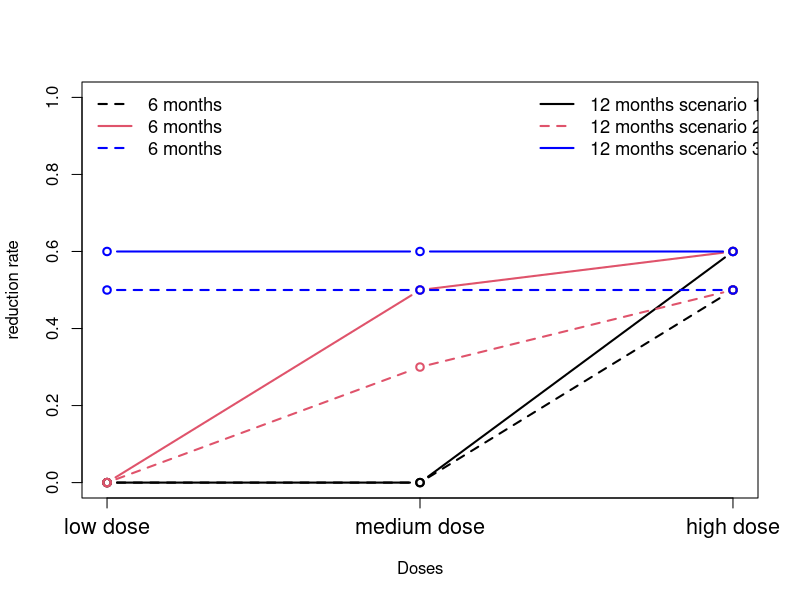

This figure's R source: (Note: this script raises an error after producing the figure.)
r0_6no=0
r1_6no=0
r2_6no=0
r3_6no=0
r0_12no=0
r1_12no=0
r2_12no=0
r3_12no=0

r0_6lo=0
r1_6lo=0
r2_6lo=0
r3_6lo=0.5
r0_12lo=0
r1_12lo=0
r2_12lo=0
r3_12lo=0.6

r0_6me=0
r1_6me=0
r2_6me=0.3
r3_6me=0.5
r0_12me=0
r1_12me=0
r2_12me=0.5
r3_12me=0.6

r0_6hi=0
r1_6hi=0.5
r2_6hi=0.5
r3_6hi=0.5
r0_12hi=0
r1_12hi=0.6
r2_12hi=0.6
r3_12hi=0.6

pdf(file ="Scenarios.pdf", width = 10, height = 10, pointsize = 12, paper = "special")
plot(1:3,c(r1_6lo,r2_6lo,r3_6lo),type="b",lty=2,ylim=c(0,1),ylab="reduction rate",xlab="Doses",lwd=2,xaxt="n")
axis(1,c(1:3),c("low dose","medium dose","high dose"),cex.axis=1.3)#,c("Selection","condPow","Pow"),padj=-0.3,cex.axis=1)
legend("topleft",legend=c("6 months","6 months","6 months","12 months scenario 1 - only high dose effective","12 months scenario 2 - Trend","12 months scenario 3 - all effective"),lwd=2,col=c(1,2,"blue"),bty="n",lty=c(2,1,2,1,2,1),ncol=2,cex=1.1)
lines(1:3,c(r1_12lo,r2_12lo,r3_12lo),type="b",lty=1,lwd=2)
lines(1:3,c(r1_12me,r2_12me,r3_12me),type="b",lty=1,lwd=2,col=2)
lines(1:3,c(r1_6me,r2_6me,r3_6me),type="b",lty=2,lwd=2,col=2)            
lines(1:3,c(r1_12hi,r2_12hi,r3_12hi),type="b",lty=1,lwd=2,col="blue")
lines(1:3,c(r1_6hi,r2_6hi,r3_6hi),type="b",lty=2,lwd=2,col="blue")            
dev.off()


#oncho

mu<-20
sigma<-28

mu_raw_0 = mu
sd_raw_0 = sigma 
rho = 0.5
n_trials=10000
n_arms = 4
N1<-c(60,60,60,90,90,90)
N = 150
rmonth=1
alpha1<-c(.1,.2,.3,.1,.2,.3)
alpha=.025
sim_out1=1
sel_scen=0
side1=1
test1=0
dropout=.1

#no_effect

#simulation.global.null<-c(mu_raw_0, sd_raw_0, r0_6,r1_6,r2_6,r3_6, r0_12,r1_12,r2_12,r3_12,  rho ,   #data.matrix(expand.grid
#            n_trials,n_arms,N1 , N, rmonth, alpha1 , alpha,  sim_out1,sel_scen, side1, test1)#)

oncho_no_effect<-mapply(simul_res,mu_raw_0, sd_raw_0 , r0_6no,r1_6no,r2_6no,r3_6no, r0_12no,r1_12no,r2_12no,r3_12no,  rho ,
       n_trials,4,N1 , N, rmonth, alpha1 , alpha,
       sim_out1,sel_scen, side1,test1,dropout)



#low_effect
oncho_low_effect<-mapply(simul_res,mu_raw_0, sd_raw_0 , r0_6lo,r1_6lo,r2_6lo,r3_6lo, r0_12lo,r1_12lo,r2_12lo,r3_12lo,  rho ,
                        n_trials,4,N1 , N, rmonth, alpha1 , alpha,
                        sim_out1,sel_scen, side1,test1,dropout)


#med_effect

oncho_med_effect<-mapply(simul_res,mu_raw_0, sd_raw_0 , r0_6me,r1_6me,r2_6me,r3_6me, r0_12me,r1_12me,r2_12me,r3_12me,  rho ,
                         n_trials,4,N1 , N, rmonth, alpha1 , alpha,
                         sim_out1,sel_scen, side1,test1,dropout)



#high_effect

oncho_high_effect<-mapply(simul_res,mu_raw_0, sd_raw_0 , r0_6hi,r1_6hi,r2_6hi,r3_6hi, r0_12hi,r1_12hi,r2_12hi,r3_12hi,  rho ,
                         n_trials,4,N1 , N, rmonth, alpha1 , alpha,
                         sim_out1,sel_scen, side1,test1,dropout)




#Power
pdf(file ="Oncho_Pow.pdf", width = 12, height = 9, pointsize = 12, paper = "special")

par (mfrow=c(3,4), mar=c(1, 1, 1, 1), oma=c(3, 3, 1, 1))
#plot(1:3,oncho_no_effect[7,1:3],type="b",xaxt="n",ylim=c(0,1),lty=1,lwd=2,col=1)
#mtext(side=2,"Proportion",cex=1,line=2.1)#,line=2.2)
#mtext(side=3,"Low Dose",cex=1.3)#,line=2.2)
#lines(1:3,oncho_no_effect[7,4:6],type="b",lwd=2,col=2)
#lines(1:3,oncho_no_effect[11,1:3],type="b",lwd=2,col=3,lty=2)
#lines(1:3,oncho_no_effect[15,1:3],type="b",lwd=2,col=5,lty=2)

#plot(1:3,oncho_no_effect[8,1:3],type="b",xaxt="n",yaxt="n",ylim=c(0,1),lwd=2,col=1)
#mtext(side=3,"Medium Dose",cex=1.3)#,line=2.2)
#lines(1:3,oncho_no_effect[8,4:6],type="b",lwd=2,col=2)
#lines(1:3,oncho_no_effect[12,1:3],type="b",lwd=2,col=3,lty=2)
#lines(1:3,oncho_no_effect[16,1:3],type="b",lwd=2,col=5,lty=2)

#plot(1:3,oncho_no_effect[9,1:3],type="b",xaxt="n",yaxt="n",ylim=c(0,1),lwd=2,col=1)
#mtext(side=3,"High Dose",cex=1.3)#,line=2.2)
#lines(1:3,oncho_no_effect[9,4:6],type="b",lwd=2,col=2)
#lines(1:3,oncho_no_effect[13,1:3],type="b",lwd=2,col=3,lty=2)
#lines(1:3,oncho_no_effect[17,1:3],type="b",lwd=2,col=5,lty=2)

#plot(1:3,oncho_no_effect[10,1:3],type="b",xaxt="n",yaxt="n",ylim=c(0,1),lwd=2,col=1)
#mtext(side=3,"Disjunctive",cex=1.3)#,line=2.2)
#lines(1:3,oncho_no_effect[10,4:6],type="b",lwd=2,col=2)
#lines(1:3,oncho_no_effect[14,1:3],type="b",lwd=2,col=3,lty=2)
#lines(1:3,oncho_no_effect[18,1:3],type="b",lwd=2,col=5,lty=2)
#mtext(side=4,"Scenario 0",cex=1,line=1)#,line=2.2)



plot(1:3,oncho_low_effect[7,1:3],type="b",xaxt="n",ylim=c(0,1),lty=1,lwd=2,col=1)
legend("top",legend=c(expression(N[1]==60),expression(N[1]==90),expression(N[1]==60~" - MA1"),expression(N[1]==90~" - MA2")),lwd=2,col=c(1,2,3,4),lty=c(1,1,2,2),bty="n")
mtext(side=2,"Proportion",cex=1,line=2.1)#,line=2.2)
mtext(side=3,"Low Dose",cex=1.3)#,line=2.2)
lines(1:3,oncho_low_effect[7,4:6],type="b",lty=1,lwd=2,col=2)
lines(1:3,oncho_low_effect[11,1:3],type="b",lwd=2,col=3,lty=2)
lines(1:3,oncho_low_effect[15,1:3],type="b",lwd=2,col=5,lty=2)

plot(1:3,oncho_low_effect[8,1:3],type="b",xaxt="n",yaxt="n",ylim=c(0,1),lwd=2,col=1)
mtext(side=3,"Medium Dose",cex=1.3)#,line=2.2)
lines(1:3,oncho_low_effect[8,4:6],type="b",lwd=2,col=2)
lines(1:3,oncho_low_effect[12,1:3],type="b",lwd=2,col=3,lty=2)
lines(1:3,oncho_low_effect[16,1:3],type="b",lwd=2,col=5,lty=2)

plot(1:3,oncho_low_effect[9,1:3],type="b",xaxt="n",yaxt="n",ylim=c(0,1),lwd=2,col=1)
mtext(side=3,"High Dose",cex=1.3)#,line=2.2)
lines(1:3,oncho_low_effect[9,4:6],type="b",lwd=2,col=2)
lines(1:3,oncho_low_effect[13,1:3],type="b",lwd=2,col=3,lty=2)
lines(1:3,oncho_low_effect[17,1:3],type="b",lwd=2,col=5,lty=2)

plot(1:3,oncho_low_effect[10,1:3],type="b",xaxt="n",yaxt="n",ylim=c(0,1),lwd=2,col=1)
lines(1:3,oncho_low_effect[10,4:6],type="b",lwd=2,col=2)
mtext(side=3,"Disjunctive",cex=1.3)#,line=2.2)lines(1:3,oncho_low_effect[10,4:6],type="b",lwd=2,col=2)
lines(1:3,oncho_low_effect[14,1:3],type="b",lwd=2,col=3,lty=2)
lines(1:3,oncho_low_effect[18,1:3],type="b",lwd=2,col=5,lty=2)
mtext(side=4,"Scenario low",cex=1,line=1)#,line=2.2)


plot(1:3,oncho_med_effect[7,1:3],type="b",xaxt="n",ylim=c(0,1),lty=1,lwd=2,col=1)
mtext(side=2,"Proportion",cex=1,line=2.1)#,line=2.2)
lines(1:3,oncho_med_effect[7,4:6],type="b",lty=1,lwd=2,col=2)
lines(1:3,oncho_med_effect[11,1:3],type="b",lwd=2,col=3,lty=2)
lines(1:3,oncho_med_effect[15,1:3],type="b",lwd=2,col=5,lty=2)

plot(1:3,oncho_med_effect[8,1:3],type="b",xaxt="n",yaxt="n",ylim=c(0,1),lwd=2,col=1)
lines(1:3,oncho_med_effect[8,4:6],type="b",lwd=2,col=2)
lines(1:3,oncho_med_effect[12,1:3],type="b",lwd=2,col=3,lty=2)
lines(1:3,oncho_med_effect[16,1:3],type="b",lwd=2,col=5,lty=2)

plot(1:3,oncho_med_effect[9,1:3],type="b",xaxt="n",yaxt="n",ylim=c(0,1),lwd=2,col=1)
lines(1:3,oncho_med_effect[9,4:6],type="b",lwd=2,col=2)
lines(1:3,oncho_med_effect[13,1:3],type="b",lwd=2,col=3,lty=2)
lines(1:3,oncho_med_effect[17,1:3],type="b",lwd=2,col=5,lty=2)

plot(1:3,oncho_med_effect[10,1:3],type="b",xaxt="n",yaxt="n",ylim=c(0,1),lwd=2,col=1)
lines(1:3,oncho_med_effect[10,4:6],type="b",lwd=2,col=2)
lines(1:3,oncho_med_effect[14,1:3],type="b",lwd=2,col=3,lty=2)
lines(1:3,oncho_med_effect[18,1:3],type="b",lwd=2,col=5,lty=2)
mtext(side=4,"Scenario med",cex=1,line=1)#,line=2.2)

plot(1:3,oncho_high_effect[7,1:3],type="b",xaxt="n",ylim=c(0,1),lty=1,lwd=2,col=1)
mtext(side=2,"Proportion",cex=1,line=2.1)#,line=2.2)
lines(1:3,oncho_high_effect[7,4:6],type="b",lty=1,lwd=2,col=2)
lines(1:3,oncho_high_effect[11,1:3],type="b",lwd=2,col=3,lty=2)
lines(1:3,oncho_high_effect[15,1:3],type="b",lwd=2,col=5,lty=2)
axis(1,c(1:3),c("0.1","0.2","0.3"),padj=-0.3,cex.axis=1)#,c("Selection","condPow","Pow"),padj=-0.3,cex.axis=1)
mtext(side=1,expression(alpha[1]),cex=1,line=2)#,line=2.2)

plot(1:3,oncho_high_effect[8,1:3],type="b",xaxt="n",yaxt="n",ylim=c(0,1),lwd=2,col=1)
lines(1:3,oncho_high_effect[8,4:6],type="b",lwd=2,col=2)
lines(1:3,oncho_high_effect[12,1:3],type="b",lwd=2,col=3,lty=2)
lines(1:3,oncho_high_effect[16,1:3],type="b",lwd=2,col=5,lty=2)
axis(1,c(1:3),c("0.1","0.2","0.3"),padj=-0.3,cex.axis=1)#,c("Selection","condPow","Pow"),padj=-0.3,cex.axis=1)
mtext(side=1,expression(alpha[1]),cex=1,line=2)#,line=2.2)

plot(1:3,oncho_high_effect[9,1:3],type="b",xaxt="n",yaxt="n",ylim=c(0,1),lwd=2,col=1)
lines(1:3,oncho_high_effect[9,4:6],type="b",lwd=2,col=2)
lines(1:3,oncho_high_effect[13,1:3],type="b",lwd=2,col=3,lty=2)
lines(1:3,oncho_high_effect[17,1:3],type="b",lwd=2,col=5,lty=2)
axis(1,c(1:3),c("0.1","0.2","0.3"),padj=-0.3,cex.axis=1)#,c("Selection","condPow","Pow"),padj=-0.3,cex.axis=1)
mtext(side=1,expression(alpha[1]),cex=1,line=2)#,line=2.2)

plot(1:3,oncho_high_effect[10,1:3],type="b",xaxt="n",yaxt="n",ylim=c(0,1),lwd=2,col=1)
lines(1:3,oncho_high_effect[10,4:6],type="b",lwd=2,col=2)
lines(1:3,oncho_high_effect[14,1:3],type="b",lwd=2,col=3,lty=2)
lines(1:3,oncho_high_effect[18,1:3],type="b",lwd=2,col=5,lty=2)
mtext(side=4,"Scenario high",cex=1,line=1)#,line=2.2)
axis(1,c(1:3),c("0.1","0.2","0.3"),padj=-0.3,cex.axis=1)#,c("Selection","condPow","Pow"),padj=-0.3,cex.axis=1)
mtext(side=1,expression(alpha[1]),cex=1,line=2)#,line=2.2)

dev.off()



#Selection
pdf(file ="Oncho_selection.pdf", width = 9, height = 12, pointsize = 12, paper = "special")

par (mfrow=c(4,3), mar=c(1, 1, 1, 1), oma=c(3, 3, 1, 1))
plot(1:3,oncho_no_effect[1,1:3],type="b",xaxt="n",ylim=c(0,1),lty=1,lwd=2,col=1)
legend("top",legend=c(expression(N[1]==60),expression(N[1]==90)),lwd=2,col=c(1,2),lty=c(1,1),bty="n")
mtext(side=2,"Proportion",cex=1,line=2.1)#,line=2.2)
mtext(side=3,"Low Dose",cex=1.3)#,line=2.2)
#legend("topright",legend=c(expression(N[1]==60),expression(alpha[1]==0.1),expression(alpha[1]==0.2),expression(alpha[1]==0.3),expression(N[1]==90),expression(alpha[1]==0.1),expression(alpha[1]==0.2),expression(alpha[1]==0.3)),cex=.8,lwd=2,col=c("white",1:3,"white",4:6),lwd=2.5,ncol=2,bty="n",pch=c(1,1:3,1,4:6))
lines(1:3,oncho_no_effect[1,4:6],type="b",lwd=2,col=2)

plot(1:3,oncho_no_effect[2,1:3],type="b",xaxt="n",yaxt="n",ylim=c(0,1),lwd=2,col=1)
mtext(side=3,"Medium Dose",cex=1.3)#,line=2.2)
lines(1:3,oncho_no_effect[2,4:6],type="b",lwd=2,col=2)

plot(1:3,oncho_no_effect[3,1:3],type="b",xaxt="n",yaxt="n",ylim=c(0,1),lwd=2,col=1)
mtext(side=3,"High Dose",cex=1.3)#,line=2.2)
lines(1:3,oncho_no_effect[3,4:6],type="b",lwd=2,col=2)

mtext(side=4,"Scenario 0",cex=1,line=1)#,line=2.2)



plot(1:3,oncho_low_effect[1,1:3],type="b",xaxt="n",ylim=c(0,1),lty=1,lwd=2,col=1)
mtext(side=2,"Proportion",cex=1,line=2.1)#,line=2.2)
lines(1:3,oncho_low_effect[1,4:6],type="b",lty=1,lwd=2,col=2)

plot(1:3,oncho_low_effect[2,1:3],type="b",xaxt="n",yaxt="n",ylim=c(0,1),lwd=2,col=1)
lines(1:3,oncho_low_effect[2,4:6],type="b",lwd=2,col=2)

plot(1:3,oncho_low_effect[3,1:3],type="b",xaxt="n",yaxt="n",ylim=c(0,1),lwd=2,col=1)
lines(1:3,oncho_low_effect[3,4:6],type="b",lwd=2,col=2)
mtext(side=4,"Scenario low",cex=1,line=1)#,line=2.2)


plot(1:3,oncho_med_effect[1,1:3],type="b",xaxt="n",ylim=c(0,1),lty=1,lwd=2,col=1)
mtext(side=2,"Proportion",cex=1,line=2.1)#,line=2.2)
lines(1:3,oncho_med_effect[1,4:6],type="b",lty=1,lwd=2,col=2)

plot(1:3,oncho_med_effect[2,1:3],type="b",xaxt="n",yaxt="n",ylim=c(0,1),lwd=2,col=1)
lines(1:3,oncho_med_effect[2,4:6],type="b",lwd=2,col=2)

plot(1:3,oncho_med_effect[3,1:3],type="b",xaxt="n",yaxt="n",ylim=c(0,1),lwd=2,col=1)
lines(1:3,oncho_med_effect[3,4:6],type="b",lwd=2,col=2)
mtext(side=4,"Scenario med",cex=1,line=1)#,line=2.2)

plot(1:3,oncho_high_effect[1,1:3],type="b",xaxt="n",ylim=c(0,1),lty=1,lwd=2,col=1)
mtext(side=2,"Proportion",cex=1,line=2.1)#,line=2.2)
lines(1:3,oncho_high_effect[1,4:6],type="b",lty=1,lwd=2,col=2)
axis(1,c(1:3),c("0.1","0.2","0.3"),padj=-0.3,cex.axis=1)#,c("Selection","condPow","Pow"),padj=-0.3,cex.axis=1)
mtext(side=1,expression(alpha[1]),cex=1,line=2)#,line=2.2)

plot(1:3,oncho_high_effect[2,1:3],type="b",xaxt="n",yaxt="n",ylim=c(0,1),lwd=2,col=1)
lines(1:3,oncho_high_effect[2,4:6],type="b",lwd=2,col=2)
axis(1,c(1:3),c("0.1","0.2","0.3"),padj=-0.3,cex.axis=1)#,c("Selection","condPow","Pow"),padj=-0.3,cex.axis=1)
mtext(side=1,expression(alpha[1]),cex=1,line=2)#,line=2.2)

plot(1:3,oncho_high_effect[3,1:3],type="b",xaxt="n",yaxt="n",ylim=c(0,1),lwd=2,col=1)
lines(1:3,oncho_high_effect[3,4:6],type="b",lwd=2,col=2)
axis(1,c(1:3),c("0.1","0.2","0.3"),padj=-0.3,cex.axis=1)#,c("Selection","condPow","Pow"),padj=-0.3,cex.axis=1)
mtext(side=1,expression(alpha[1]),cex=1,line=2)#,line=2.2)
mtext(side=4,"Scenario high",cex=1,line=1)#,line=2.2)
dev.off()

#Conditional Power


pdf(file ="Oncho_condpower.pdf", width = 9, height = 9, pointsize = 12, paper = "special")
par (mfrow=c(3,3), mar=c(1, 1, 1, 1), oma=c(3, 3, 1, 1))
#plot(1:3,oncho_no_effect[4,1:3],type="b",xaxt="n",ylim=c(0,1),lty=1,lwd=2,col=1)
#mtext(side=2,"Proportion",cex=1,line=2.1)#,line=2.2)
#mtext(side=3,"Low Dose",cex=1.3)#,line=2.2)
#legend("topright",legend=c(expression(N[1]==60),expression(alpha[1]==0.1),expression(alpha[1]==0.2),expression(alpha[1]==0.3),expression(N[1]==90),expression(alpha[1]==0.1),expression(alpha[1]==0.2),expression(alpha[1]==0.3)),cex=.8,lwd=2,col=c("white",1:3,"white",4:6),lwd=2.5,ncol=2,bty="n",pch=c(1,1:3,1,4:6))
#lines(1:3,oncho_no_effect[4,4:6],type="b",lwd=2,col=2)

#plot(1:3,oncho_no_effect[5,1:3],type="b",xaxt="n",yaxt="n",ylim=c(0,1),lwd=2,col=1)
#mtext(side=3,"Medium Dose",cex=1.3)#,line=2.2)
#lines(1:3,oncho_no_effect[5,4:6],type="b",lwd=2,col=2)

#plot(1:3,oncho_no_effect[6,1:3],type="b",xaxt="n",yaxt="n",ylim=c(0,1),lwd=2,col=1)
#mtext(side=3,"High Dose",cex=1.3)#,line=2.2)
#lines(1:3,oncho_no_effect[6,4:6],type="b",lwd=2,col=2)

#mtext(side=4,"Scenario 0",cex=1,line=1)#,line=2.2)



plot(1:3,oncho_low_effect[4,1:3],type="b",xaxt="n",ylim=c(0,1),lty=1,lwd=2,col=1)
legend("top",legend=c(expression(N[1]==60),expression(N[1]==90)),lwd=2,col=c(1,2),lty=c(1,1),bty="n")
mtext(side=3,"Low Dose",cex=1.3)#,line=2.2)
mtext(side=2,"Proportion",cex=1,line=2.1)#,line=2.2)
lines(1:3,oncho_low_effect[4,4:6],type="b",lty=1,lwd=2,col=2)

plot(1:3,oncho_low_effect[5,1:3],type="b",xaxt="n",yaxt="n",ylim=c(0,1),lwd=2,col=1)
mtext(side=3,"Medium Dose",cex=1.3)#,line=2.2)
lines(1:3,oncho_low_effect[5,4:6],type="b",lwd=2,col=2)

plot(1:3,oncho_low_effect[6,1:3],type="b",xaxt="n",yaxt="n",ylim=c(0,1),lwd=2,col=1)
mtext(side=3,"High Dose",cex=1.3)#,line=2.2)
lines(1:3,oncho_low_effect[6,4:6],type="b",lwd=2,col=2)
mtext(side=4,"Scenario low",cex=1,line=1)#,line=2.2)


plot(1:3,oncho_med_effect[4,1:3],type="b",xaxt="n",ylim=c(0,1),lty=1,lwd=2,col=1)
mtext(side=2,"Proportion",cex=1,line=2.1)#,line=2.2)
lines(1:3,oncho_med_effect[4,4:6],type="b",lty=1,lwd=2,col=2)

plot(1:3,oncho_med_effect[5,1:3],type="b",xaxt="n",yaxt="n",ylim=c(0,1),lwd=2,col=1)
lines(1:3,oncho_med_effect[5,4:6],type="b",lwd=2,col=2)

plot(1:3,oncho_med_effect[6,1:3],type="b",xaxt="n",yaxt="n",ylim=c(0,1),lwd=2,col=1)
lines(1:3,oncho_med_effect[6,4:6],type="b",lwd=2,col=2)
mtext(side=4,"Scenario med",cex=1,line=1)#,line=2.2)

plot(1:3,oncho_high_effect[4,1:3],type="b",xaxt="n",ylim=c(0,1),lty=1,lwd=2,col=1)
mtext(side=2,"Proportion",cex=1,line=2.1)#,line=2.2)
lines(1:3,oncho_high_effect[4,4:6],type="b",lty=1,lwd=2,col=2)
axis(1,c(1:3),c("0.1","0.2","0.3"),padj=-0.3,cex.axis=1)#,c("Selection","condPow","Pow"),padj=-0.3,cex.axis=1)
mtext(side=1,expression(alpha[1]),cex=1,line=2)#,line=2.2)

plot(1:3,oncho_high_effect[5,1:3],type="b",xaxt="n",yaxt="n",ylim=c(0,1),lwd=2,col=1)
lines(1:3,oncho_high_effect[5,4:6],type="b",lwd=2,col=2)
axis(1,c(1:3),c("0.1","0.2","0.3"),padj=-0.3,cex.axis=1)#,c("Selection","condPow","Pow"),padj=-0.3,cex.axis=1)
mtext(side=1,expression(alpha[1]),cex=1,line=2)#,line=2.2)

plot(1:3,oncho_high_effect[6,1:3],type="b",xaxt="n",yaxt="n",ylim=c(0,1),lwd=2,col=1)
lines(1:3,oncho_high_effect[6,4:6],type="b",lwd=2,col=2)
axis(1,c(1:3),c("0.1","0.2","0.3"),padj=-0.3,cex.axis=1)#,c("Selection","condPow","Pow"),padj=-0.3,cex.axis=1)
mtext(side=1,expression(alpha[1]),cex=1,line=2)#,line=2.2)
mtext(side=4,"Scenario high",cex=1,line=1)#,line=2.2)

dev.off()







###############################################################################################
###############################################################################################

#
#
#     Compare Wilcoxon linear model
#
#


N1<-90
alpha1<-.1
sel_scen=c(0,0,0,1,1,1)
test1=c(0,1,3,0,1,3)

#no_effect

oncho_no_effect_test<-mapply(simul_res,mu_raw_0, sd_raw_0 , r0_6no,r1_6no,r2_6no,r3_6no, r0_12no,r1_12no,r2_12no,r3_12no,  rho ,
                        n_trials,4,N1 , N, rmonth, alpha1 , alpha,
                        sim_out1,sel_scen, side1,test1,dropout)

#low_effect
oncho_low_effect_test<-mapply(simul_res,mu_raw_0, sd_raw_0 , r0_6lo,r1_6lo,r2_6lo,r3_6lo, r0_12lo,r1_12lo,r2_12lo,r3_12lo,  rho ,
                         n_trials,4,N1 , N, rmonth, alpha1 , alpha,
                         sim_out1,sel_scen, side1,test1,dropout)

#med_effect

oncho_med_effect_test<-mapply(simul_res,mu_raw_0, sd_raw_0 , r0_6me,r1_6me,r2_6me,r3_6me, r0_12me,r1_12me,r2_12me,r3_12me,  rho ,
                         n_trials,4,N1 , N, rmonth, alpha1 , alpha,
                         sim_out1,sel_scen, side1,test1,dropout)

#high_effect

oncho_high_effect_test<-mapply(simul_res,mu_raw_0, sd_raw_0 , r0_6hi,r1_6hi,r2_6hi,r3_6hi, r0_12hi,r1_12hi,r2_12hi,r3_12hi,  rho ,
                          n_trials,4,N1 , N, rmonth, alpha1 , alpha,
                          sim_out1,sel_scen, side1,test1,dropout)







#Power
pdf(file ="Oncho_Pow_test.pdf", width = 12, height = 9, pointsize = 12, paper = "special")

par (mfrow=c(3,4), mar=c(1, 1, 1, 1), oma=c(3, 3, 1, 1))
#plot(1:3,oncho_no_effect_test[7,1:3],type="b",xaxt="n",ylim=c(0,1),lty=1,lwd=2,col=1)
#mtext(side=2,"Proportion",cex=1,line=2.1)#,line=2.2)
#mtext(side=3,"Low Dose",cex=1.3)#,line=2.2)
##legend("topright",legend=c(expression(N[1]==60),expression(alpha[1]==0.1),expression(alpha[1]==0.2),expression(alpha[1]==0.3),expression(N[1]==90),expression(alpha[1]==0.1),expression(alpha[1]==0.2),expression(alpha[1]==0.3)),cex=.8,lwd=2,col=c("white",1:3,"white",4:6),lwd=2.5,ncol=2,bty="n",pch=c(1,1:3,1,4:6))
#lines(1:3,oncho_no_effect_test[7,4:6],type="b",lwd=2,col=2)
#lines(1:3,oncho_no_effect_test[11,1:3],type="b",lwd=2,col=3,lty=2)
##lines(1:3,oncho_no_effect_test[11,4:6],type="b",lwd=2,col=4) #sollte das selbe sein wie in voriger Zeile, daher weglassen
#lines(1:3,oncho_no_effect_test[15,1:3],type="b",lwd=2,col=5,lty=2)

#plot(1:3,oncho_no_effect_test[8,1:3],type="b",xaxt="n",yaxt="n",ylim=c(0,1),lwd=2,col=1)
#mtext(side=3,"Medium Dose",cex=1.3)#,line=2.2)
#lines(1:3,oncho_no_effect_test[8,4:6],type="b",lwd=2,col=2)
#lines(1:3,oncho_no_effect_test[12,1:3],type="b",lwd=2,col=3,lty=2)
#lines(1:3,oncho_no_effect_test[16,1:3],type="b",lwd=2,col=5,lty=2)#

#plot(1:3,oncho_no_effect_test[9,1:3],type="b",xaxt="n",yaxt="n",ylim=c(0,1),lwd=2,col=1)
#mtext(side=3,"High Dose",cex=1.3)#,line=2.2)
#lines(1:3,oncho_no_effect_test[9,4:6],type="b",lwd=2,col=2)
#lines(1:3,oncho_no_effect_test[13,1:3],type="b",lwd=2,col=3,lty=2)
#lines(1:3,oncho_no_effect_test[17,1:3],type="b",lwd=2,col=5,lty=2)

#plot(1:3,oncho_no_effect_test[10,1:3],type="b",xaxt="n",yaxt="n",ylim=c(0,1),lwd=2,col=1)
#mtext(side=3,"Disjunctive",cex=1.3)#,line=2.2)
#lines(1:3,oncho_no_effect_test[10,4:6],type="b",lwd=2,col=2)
#lines(1:3,oncho_no_effect_test[14,1:3],type="b",lwd=2,col=3,lty=2)
#lines(1:3,oncho_no_effect_test[18,1:3],type="b",lwd=2,col=5,lty=2)
#mtext(side=4,"Scenario 0",cex=1,line=1)#,line=2.2)



plot(1:3,oncho_low_effect_test[7,1:3],type="b",xaxt="n",ylim=c(0,1),lty=1,lwd=2,col=1)
legend("top",legend=c(expression(N[1]==60),expression(N[1]==90),expression(N[1]==60~" - MA1"),expression(N[1]==90~" - MA2")),lwd=2,col=c(1,2,3,4),lty=c(1,1,2,2),bty="n")
mtext(side=2,"Proportion",cex=1,line=2.1)#,line=2.2)
mtext(side=3,"Low Dose",cex=1.3)#,line=2.2)
lines(1:3,oncho_low_effect_test[7,4:6],type="b",lty=1,lwd=2,col=2)
lines(1:3,oncho_low_effect_test[11,1:3],type="b",lwd=2,col=3,lty=2)
lines(1:3,oncho_low_effect_test[15,1:3],type="b",lwd=2,col=5,lty=2)

plot(1:3,oncho_low_effect_test[8,1:3],type="b",xaxt="n",yaxt="n",ylim=c(0,1),lwd=2,col=1)
mtext(side=3,"Medium Dose",cex=1.3)#,line=2.2)
lines(1:3,oncho_low_effect_test[8,4:6],type="b",lwd=2,col=2)
lines(1:3,oncho_low_effect_test[12,1:3],type="b",lwd=2,col=3,lty=2)
lines(1:3,oncho_low_effect_test[16,1:3],type="b",lwd=2,col=5,lty=2)

plot(1:3,oncho_low_effect_test[9,1:3],type="b",xaxt="n",yaxt="n",ylim=c(0,1),lwd=2,col=1)
mtext(side=3,"High Dose",cex=1.3)#,line=2.2)
lines(1:3,oncho_low_effect_test[9,4:6],type="b",lwd=2,col=2)
lines(1:3,oncho_low_effect_test[13,1:3],type="b",lwd=2,col=3,lty=2)
lines(1:3,oncho_low_effect_test[17,1:3],type="b",lwd=2,col=5,lty=2)

plot(1:3,oncho_low_effect_test[10,1:3],type="b",xaxt="n",yaxt="n",ylim=c(0,1),lwd=2,col=1)
mtext(side=3,"Disjunctive",cex=1.3)#,line=2.2)
lines(1:3,oncho_low_effect_test[10,4:6],type="b",lwd=2,col=2)
lines(1:3,oncho_low_effect_test[14,1:3],type="b",lwd=2,col=3,lty=2)
lines(1:3,oncho_low_effect_test[18,1:3],type="b",lwd=2,col=5,lty=2)
mtext(side=4,"Scenario low",cex=1,line=1)#,line=2.2)


plot(1:3,oncho_med_effect_test[7,1:3],type="b",xaxt="n",ylim=c(0,1),lty=1,lwd=2,col=1)
mtext(side=2,"Proportion",cex=1,line=2.1)#,line=2.2)
lines(1:3,oncho_med_effect_test[7,4:6],type="b",lty=1,lwd=2,col=2)
lines(1:3,oncho_med_effect_test[11,1:3],type="b",lwd=2,col=3,lty=2)
lines(1:3,oncho_med_effect_test[15,1:3],type="b",lwd=2,col=5,lty=2)

plot(1:3,oncho_med_effect_test[8,1:3],type="b",xaxt="n",yaxt="n",ylim=c(0,1),lwd=2,col=1)
lines(1:3,oncho_med_effect_test[8,4:6],type="b",lwd=2,col=2)
lines(1:3,oncho_med_effect_test[12,1:3],type="b",lwd=2,col=3,lty=2)
lines(1:3,oncho_med_effect_test[16,1:3],type="b",lwd=2,col=5,lty=2)

plot(1:3,oncho_med_effect_test[9,1:3],type="b",xaxt="n",yaxt="n",ylim=c(0,1),lwd=2,col=1)
lines(1:3,oncho_med_effect_test[9,4:6],type="b",lwd=2,col=2)
lines(1:3,oncho_med_effect_test[13,1:3],type="b",lwd=2,col=3,lty=2)
lines(1:3,oncho_med_effect_test[17,1:3],type="b",lwd=2,col=5,lty=2)

plot(1:3,oncho_med_effect_test[10,1:3],type="b",xaxt="n",yaxt="n",ylim=c(0,1),lwd=2,col=1)
lines(1:3,oncho_med_effect_test[10,4:6],type="b",lwd=2,col=2)
lines(1:3,oncho_med_effect_test[14,1:3],type="b",lwd=2,col=3,lty=2)
lines(1:3,oncho_med_effect_test[18,1:3],type="b",lwd=2,col=5,lty=2)
mtext(side=4,"Scenario med",cex=1,line=1)#,line=2.2)

plot(1:3,oncho_high_effect_test[7,1:3],type="b",xaxt="n",ylim=c(0,1),lty=1,lwd=2,col=1)
mtext(side=2,"Proportion",cex=1,line=2.1)#,line=2.2)
lines(1:3,oncho_high_effect_test[7,4:6],type="b",lty=1,lwd=2,col=2)
lines(1:3,oncho_high_effect_test[11,1:3],type="b",lwd=2,col=3,lty=2)
lines(1:3,oncho_high_effect_test[15,1:3],type="b",lwd=2,col=5,lty=2)
axis(1,c(1:3),c("lm","t-test","non par."),padj=-0.3,cex.axis=1)#,c("Selection","condPow","Pow"),padj=-0.3,cex.axis=1)
mtext(side=1,"Analysis",cex=1,line=2)#,line=2.2)

plot(1:3,oncho_high_effect_test[8,1:3],type="b",xaxt="n",yaxt="n",ylim=c(0,1),lwd=2,col=1)
lines(1:3,oncho_high_effect_test[8,4:6],type="b",lwd=2,col=2)
lines(1:3,oncho_high_effect_test[12,1:3],type="b",lwd=2,col=3,lty=2)
lines(1:3,oncho_high_effect_test[16,1:3],type="b",lwd=2,col=5,lty=2)
axis(1,c(1:3),c("lm","t-test","non par."),padj=-0.3,cex.axis=1)#,c("Selection","condPow","Pow"),padj=-0.3,cex.axis=1)
mtext(side=1,"Analysis",cex=1,line=2)#,line=2.2)

plot(1:3,oncho_high_effect_test[9,1:3],type="b",xaxt="n",yaxt="n",ylim=c(0,1),lwd=2,col=1)
lines(1:3,oncho_high_effect_test[9,4:6],type="b",lwd=2,col=2)
lines(1:3,oncho_high_effect_test[13,1:3],type="b",lwd=2,col=3,lty=2)
lines(1:3,oncho_high_effect_test[17,1:3],type="b",lwd=2,col=5,lty=2)
axis(1,c(1:3),c("lm","t-test","non par."),padj=-0.3,cex.axis=1)#,c("Selection","condPow","Pow"),padj=-0.3,cex.axis=1)
mtext(side=1,"Analysis",cex=1,line=2)#,line=2.2)

plot(1:3,oncho_high_effect_test[10,1:3],type="b",xaxt="n",yaxt="n",ylim=c(0,1),lwd=2,col=1)
lines(1:3,oncho_high_effect_test[10,4:6],type="b",lwd=2,col=2)
lines(1:3,oncho_high_effect_test[14,1:3],type="b",lwd=2,col=3,lty=2)
lines(1:3,oncho_high_effect_test[18,1:3],type="b",lwd=2,col=5,lty=2)
mtext(side=4,"Scenario high",cex=1,line=1)#,line=2.2)
axis(1,c(1:3),c("lm","t-test","non par."),padj=-0.3,cex.axis=1)#,c("Selection","condPow","Pow"),padj=-0.3,cex.axis=1)
mtext(side=1,"Analysis",cex=1,line=2)#,line=2.2)

dev.off()



#Selection
pdf(file ="Oncho_selection_test.pdf", width = 9, height = 12, pointsize = 12, paper = "special")

par (mfrow=c(4,3), mar=c(1, 1, 1, 1), oma=c(3, 3, 1, 1))
plot(1:3,oncho_no_effect_test[1,1:3],type="b",xaxt="n",ylim=c(0,1),lty=1,lwd=2,col=1)
legend("top",legend=c(expression(N[1]==60),expression(N[1]==90)),lwd=2,col=c(1,2,3,4),lty=c(1,1,2,2),bty="n")
mtext(side=2,"Proportion",cex=1,line=2.1)#,line=2.2)
mtext(side=3,"Low Dose",cex=1.3)#,line=2.2)
#legend("topright",legend=c(expression(N[1]==60),expression(alpha[1]==0.1),expression(alpha[1]==0.2),expression(alpha[1]==0.3),expression(N[1]==90),expression(alpha[1]==0.1),expression(alpha[1]==0.2),expression(alpha[1]==0.3)),cex=.8,lwd=2,col=c("white",1:3,"white",4:6),lwd=2.5,ncol=2,bty="n",pch=c(1,1:3,1,4:6))
lines(1:3,oncho_no_effect_test[1,4:6],type="b",lwd=2,col=2)

plot(1:3,oncho_no_effect_test[2,1:3],type="b",xaxt="n",yaxt="n",ylim=c(0,1),lwd=2,col=1)
mtext(side=3,"Medium Dose",cex=1.3)#,line=2.2)
lines(1:3,oncho_no_effect_test[2,4:6],type="b",lwd=2,col=2)

plot(1:3,oncho_no_effect_test[3,1:3],type="b",xaxt="n",yaxt="n",ylim=c(0,1),lwd=2,col=1)
mtext(side=3,"High Dose",cex=1.3)#,line=2.2)
lines(1:3,oncho_no_effect_test[3,4:6],type="b",lwd=2,col=2)

mtext(side=4,"Scenario 0",cex=1,line=1)#,line=2.2)



plot(1:3,oncho_low_effect_test[1,1:3],type="b",xaxt="n",ylim=c(0,1),lty=1,lwd=2,col=1)
mtext(side=2,"Proportion",cex=1,line=2.1)#,line=2.2)
lines(1:3,oncho_low_effect_test[1,4:6],type="b",lty=1,lwd=2,col=2)

plot(1:3,oncho_low_effect_test[2,1:3],type="b",xaxt="n",yaxt="n",ylim=c(0,1),lwd=2,col=1)
lines(1:3,oncho_low_effect_test[2,4:6],type="b",lwd=2,col=2)

plot(1:3,oncho_low_effect_test[3,1:3],type="b",xaxt="n",yaxt="n",ylim=c(0,1),lwd=2,col=1)
lines(1:3,oncho_low_effect_test[3,4:6],type="b",lwd=2,col=2)
mtext(side=4,"Scenario low",cex=1,line=1)#,line=2.2)


plot(1:3,oncho_med_effect_test[1,1:3],type="b",xaxt="n",ylim=c(0,1),lty=1,lwd=2,col=1)
mtext(side=2,"Proportion",cex=1,line=2.1)#,line=2.2)
lines(1:3,oncho_med_effect_test[1,4:6],type="b",lty=1,lwd=2,col=2)

plot(1:3,oncho_med_effect_test[2,1:3],type="b",xaxt="n",yaxt="n",ylim=c(0,1),lwd=2,col=1)
lines(1:3,oncho_med_effect_test[2,4:6],type="b",lwd=2,col=2)

plot(1:3,oncho_med_effect_test[3,1:3],type="b",xaxt="n",yaxt="n",ylim=c(0,1),lwd=2,col=1)
lines(1:3,oncho_med_effect_test[3,4:6],type="b",lwd=2,col=2)
mtext(side=4,"Scenario med",cex=1,line=1)#,line=2.2)

plot(1:3,oncho_high_effect_test[1,1:3],type="b",xaxt="n",ylim=c(0,1),lty=1,lwd=2,col=1)
mtext(side=2,"Proportion",cex=1,line=2.1)#,line=2.2)
lines(1:3,oncho_high_effect_test[1,4:6],type="b",lty=1,lwd=2,col=2)
axis(1,c(1:3),c("lm","t-test","non par."),padj=-0.3,cex.axis=1)#,c("Selection","condPow","Pow"),padj=-0.3,cex.axis=1)
mtext(side=1,"Analysis",cex=1,line=2)#,line=2.2)

plot(1:3,oncho_high_effect_test[2,1:3],type="b",xaxt="n",yaxt="n",ylim=c(0,1),lwd=2,col=1)
lines(1:3,oncho_high_effect_test[2,4:6],type="b",lwd=2,col=2)
axis(1,c(1:3),c("lm","t-test","non par."),padj=-0.3,cex.axis=1)#,c("Selection","condPow","Pow"),padj=-0.3,cex.axis=1)
mtext(side=1,"Analysis",cex=1,line=2)#,line=2.2)

plot(1:3,oncho_high_effect_test[3,1:3],type="b",xaxt="n",yaxt="n",ylim=c(0,1),lwd=2,col=1)
lines(1:3,oncho_high_effect_test[3,4:6],type="b",lwd=2,col=2)
axis(1,c(1:3),c("lm","t-test","non par."),padj=-0.3,cex.axis=1)#,c("Selection","condPow","Pow"),padj=-0.3,cex.axis=1)
mtext(side=1,"Analysis",cex=1,line=2)#,line=2.2)
mtext(side=4,"Scenario high",cex=1,line=1)#,line=2.2)
dev.off()

#Conditional Power


pdf(file ="Oncho_condpower_test.pdf", width = 9, height = 9, pointsize = 12, paper = "special")
par (mfrow=c(3,3), mar=c(1, 1, 1, 1), oma=c(3, 3, 1, 1))
#plot(1:3,oncho_no_effect_test[4,1:3],type="b",xaxt="n",ylim=c(0,1),lty=1,lwd=2,col=1)
#mtext(side=2,"Proportion",cex=1,line=2.1)#,line=2.2)
#mtext(side=3,"Low Dose",cex=1.3)#,line=2.2)
##legend("topright",legend=c(expression(N[1]==60),expression(alpha[1]==0.1),expression(alpha[1]==0.2),expression(alpha[1]==0.3),expression(N[1]==90),expression(alpha[1]==0.1),expression(alpha[1]==0.2),expression(alpha[1]==0.3)),cex=.8,lwd=2,col=c("white",1:3,"white",4:6),lwd=2.5,ncol=2,bty="n",pch=c(1,1:3,1,4:6))
#lines(1:3,oncho_no_effect_test[4,4:6],type="b",lwd=2,col=2)

#plot(1:3,oncho_no_effect_test[5,1:3],type="b",xaxt="n",yaxt="n",ylim=c(0,1),lwd=2,col=1)
#mtext(side=3,"Medium Dose",cex=1.3)#,line=2.2)
#lines(1:3,oncho_no_effect_test[5,4:6],type="b",lwd=2,col=2)

#plot(1:3,oncho_no_effect_test[6,1:3],type="b",xaxt="n",yaxt="n",ylim=c(0,1),lwd=2,col=1)
#mtext(side=3,"High Dose",cex=1.3)#,line=2.2)
#lines(1:3,oncho_no_effect_test[6,4:6],type="b",lwd=2,col=2)
#mtext(side=4,"Scenario 0",cex=1,line=1)#,line=2.2)



plot(1:3,oncho_low_effect_test[4,1:3],type="b",xaxt="n",ylim=c(0,1),lty=1,lwd=2,col=1)
legend("top",legend=c(expression(N[1]==60),expression(N[1]==90)),lwd=2,col=c(1,2,3,4),lty=c(1,1,2,2),bty="n")
mtext(side=3,"Low Dose",cex=1.3)#,line=2.2)
mtext(side=2,"Proportion",cex=1,line=2.1)#,line=2.2)
lines(1:3,oncho_low_effect_test[4,4:6],type="b",lty=1,lwd=2,col=2)

plot(1:3,oncho_low_effect_test[5,1:3],type="b",xaxt="n",yaxt="n",ylim=c(0,1),lwd=2,col=1)
mtext(side=3,"Medium Dose",cex=1.3)#,line=2.2)
lines(1:3,oncho_low_effect_test[5,4:6],type="b",lwd=2,col=2)

plot(1:3,oncho_low_effect_test[6,1:3],type="b",xaxt="n",yaxt="n",ylim=c(0,1),lwd=2,col=1)
mtext(side=3,"High Dose",cex=1.3)#,line=2.2)
lines(1:3,oncho_low_effect_test[6,4:6],type="b",lwd=2,col=2)
mtext(side=4,"Scenario low",cex=1,line=1)#,line=2.2)


plot(1:3,oncho_med_effect_test[4,1:3],type="b",xaxt="n",ylim=c(0,1),lty=1,lwd=2,col=1)
mtext(side=2,"Proportion",cex=1,line=2.1)#,line=2.2)
lines(1:3,oncho_med_effect_test[4,4:6],type="b",lty=1,lwd=2,col=2)

plot(1:3,oncho_med_effect_test[5,1:3],type="b",xaxt="n",yaxt="n",ylim=c(0,1),lwd=2,col=1)
lines(1:3,oncho_med_effect_test[5,4:6],type="b",lwd=2,col=2)

plot(1:3,oncho_med_effect_test[6,1:3],type="b",xaxt="n",yaxt="n",ylim=c(0,1),lwd=2,col=1)
lines(1:3,oncho_med_effect_test[6,4:6],type="b",lwd=2,col=2)
mtext(side=4,"Scenario med",cex=1,line=1)#,line=2.2)

plot(1:3,oncho_high_effect_test[4,1:3],type="b",xaxt="n",ylim=c(0,1),lty=1,lwd=2,col=1)
mtext(side=2,"Proportion",cex=1,line=2.1)#,line=2.2)
lines(1:3,oncho_high_effect_test[4,4:6],type="b",lty=1,lwd=2,col=2)
axis(1,c(1:3),c("lm","t-test","non par."),padj=-0.3,cex.axis=1)#,c("Selection","condPow","Pow"),padj=-0.3,cex.axis=1)
mtext(side=1,"Analysis",cex=1,line=2)#,line=2.2)

plot(1:3,oncho_high_effect_test[5,1:3],type="b",xaxt="n",yaxt="n",ylim=c(0,1),lwd=2,col=1)
lines(1:3,oncho_high_effect_test[5,4:6],type="b",lwd=2,col=2)
axis(1,c(1:3),c("lm","t-test","non par."),padj=-0.3,cex.axis=1)#,c("Selection","condPow","Pow"),padj=-0.3,cex.axis=1)
mtext(side=1,"Analysis",cex=1,line=2)#,line=2.2)

plot(1:3,oncho_high_effect_test[6,1:3],type="b",xaxt="n",yaxt="n",ylim=c(0,1),lwd=2,col=1)
lines(1:3,oncho_high_effect_test[6,4:6],type="b",lwd=2,col=2)
axis(1,c(1:3),c("0.1","0.2","0.3"),padj=-0.3,cex.axis=1)#,c("Selection","condPow","Pow"),padj=-0.3,cex.axis=1)
axis(1,c(1:3),c("lm","t-test","non par."),padj=-0.3,cex.axis=1)#,c("Selection","condPow","Pow"),padj=-0.3,cex.axis=1)
mtext(side=1,"Analysis",cex=1,line=2)#,line=2.2)

dev.off()




#Error


#Power
pdf(file ="Oncho_Error.pdf", width = 12, height = 6, pointsize = 12, paper = "special")

par (mfrow=c(2,4), mar=c(1, 1, 1, 1), oma=c(3, 3, 1, 1))
plot(1:3,oncho_no_effect[7,1:3],type="b",xaxt="n",ylim=c(0,0.05),lty=1,lwd=2,col=1)
legend("top",legend=c(expression(N[1]==60),expression(N[1]==90),expression(N[1]==60~" - MA1"),expression(N[1]==90~" - MA2")),lwd=2,col=c(1,2,3,4),lty=c(1,1,2,2),bty="n")
mtext(side=2,"FWER",cex=1,line=2.1)#,line=2.2)
mtext(side=3,"Low Dose",cex=1.3)#,line=2.2)
lines(1:3,oncho_no_effect[7,4:6],type="b",lwd=2,col=2)
lines(1:3,oncho_no_effect[11,1:3],type="b",lwd=2,col=3,lty=2)
lines(1:3,oncho_no_effect[15,1:3],type="b",lwd=2,col=5,lty=2)
abline(h=0.025)
axis(1,c(1:3),c("0.1","0.2","0.3"),padj=-0.3,cex.axis=1)#,c("Selection","condPow","Pow"),padj=-0.3,cex.axis=1)
mtext(side=1,expression(alpha[1]),cex=1,line=2)#,line=2.2)

plot(1:3,oncho_no_effect[8,1:3],type="b",xaxt="n",yaxt="n",ylim=c(0,0.05),lwd=2,col=1)
mtext(side=3,"Medium Dose",cex=1.3)#,line=2.2)
lines(1:3,oncho_no_effect[8,4:6],type="b",lwd=2,col=2)
lines(1:3,oncho_no_effect[12,1:3],type="b",lwd=2,col=3,lty=2)
lines(1:3,oncho_no_effect[16,1:3],type="b",lwd=2,col=5,lty=2)
abline(h=0.025)
axis(1,c(1:3),c("0.1","0.2","0.3"),padj=-0.3,cex.axis=1)#,c("Selection","condPow","Pow"),padj=-0.3,cex.axis=1)
mtext(side=1,expression(alpha[1]),cex=1,line=2)#,line=2.2)

plot(1:3,oncho_no_effect[9,1:3],type="b",xaxt="n",yaxt="n",ylim=c(0,0.05),lwd=2,col=1)
mtext(side=3,"High Dose",cex=1.3)#,line=2.2)
lines(1:3,oncho_no_effect[9,4:6],type="b",lwd=2,col=2)
lines(1:3,oncho_no_effect[13,1:3],type="b",lwd=2,col=3,lty=2)
lines(1:3,oncho_no_effect[17,1:3],type="b",lwd=2,col=5,lty=2)
abline(h=0.025)
axis(1,c(1:3),c("0.1","0.2","0.3"),padj=-0.3,cex.axis=1)#,c("Selection","condPow","Pow"),padj=-0.3,cex.axis=1)
mtext(side=1,expression(alpha[1]),cex=1,line=2)#,line=2.2)

plot(1:3,oncho_no_effect[10,1:3],type="b",xaxt="n",yaxt="n",ylim=c(0,0.05),lwd=2,col=1)
mtext(side=3,"Total Study FWER",cex=1.3)#,line=2.2)
lines(1:3,oncho_no_effect[10,4:6],type="b",lwd=2,col=2)
lines(1:3,oncho_no_effect[14,1:3],type="b",lwd=2,col=3,lty=2)
lines(1:3,oncho_no_effect[18,1:3],type="b",lwd=2,col=5,lty=2)
mtext(side=4,"Scenario 0",cex=1,line=1)#,line=2.2)
abline(h=0.025)
axis(1,c(1:3),c("0.1","0.2","0.3"),padj=-0.3,cex.axis=1)#,c("Selection","condPow","Pow"),padj=-0.3,cex.axis=1)
mtext(side=1,expression(alpha[1]),cex=1,line=2)#,line=2.2)



plot(1:3,oncho_no_effect_test[7,1:3],type="b",xaxt="n",ylim=c(0,0.05),lty=1,lwd=2,col=1)
mtext(side=2,"Proportion",cex=1,line=2.1)#,line=2.2)
##legend("topright",legend=c(expression(N[1]==60),expression(alpha[1]==0.1),expression(alpha[1]==0.2),expression(alpha[1]==0.3),expression(N[1]==90),expression(alpha[1]==0.1),expression(alpha[1]==0.2),expression(alpha[1]==0.3)),cex=.8,lwd=2,col=c("white",1:3,"white",4:6),lwd=2.5,ncol=2,bty="n",pch=c(1,1:3,1,4:6))
lines(1:3,oncho_no_effect_test[7,4:6],type="b",lwd=2,col=2)
lines(1:3,oncho_no_effect_test[11,1:3],type="b",lwd=2,col=3,lty=2)
lines(1:3,oncho_no_effect_test[15,1:3],type="b",lwd=2,col=5,lty=2)
abline(h=0.025)
axis(1,c(1:3),c("lm","t-test","non par."),padj=-0.3,cex.axis=1)#,c("Selection","condPow","Pow"),padj=-0.3,cex.axis=1)
mtext(side=1,"Analysis",cex=1,line=2)#,line=2.2)

plot(1:3,oncho_no_effect_test[8,1:3],type="b",xaxt="n",yaxt="n",ylim=c(0,0.05),lwd=2,col=1)
lines(1:3,oncho_no_effect_test[8,4:6],type="b",lwd=2,col=2)
lines(1:3,oncho_no_effect_test[12,1:3],type="b",lwd=2,col=3,lty=2)
lines(1:3,oncho_no_effect_test[16,1:3],type="b",lwd=2,col=5,lty=2)#
abline(h=0.025)
axis(1,c(1:3),c("lm","t-test","non par."),padj=-0.3,cex.axis=1)#,c("Selection","condPow","Pow"),padj=-0.3,cex.axis=1)
mtext(side=1,"Analysis",cex=1,line=2)#,line=2.2)

plot(1:3,oncho_no_effect_test[9,1:3],type="b",xaxt="n",yaxt="n",ylim=c(0,0.05),lwd=2,col=1)
lines(1:3,oncho_no_effect_test[9,4:6],type="b",lwd=2,col=2)
lines(1:3,oncho_no_effect_test[13,1:3],type="b",lwd=2,col=3,lty=2)
lines(1:3,oncho_no_effect_test[17,1:3],type="b",lwd=2,col=5,lty=2)
abline(h=0.025)
axis(1,c(1:3),c("lm","t-test","non par."),padj=-0.3,cex.axis=1)#,c("Selection","condPow","Pow"),padj=-0.3,cex.axis=1)
mtext(side=1,"Analysis",cex=1,line=2)#,line=2.2)

plot(1:3,oncho_no_effect_test[10,1:3],type="b",xaxt="n",yaxt="n",ylim=c(0,0.05),lwd=2,col=1)
lines(1:3,oncho_no_effect_test[10,4:6],type="b",lwd=2,col=2)
lines(1:3,oncho_no_effect_test[14,1:3],type="b",lwd=2,col=3,lty=2)
lines(1:3,oncho_no_effect_test[18,1:3],type="b",lwd=2,col=5,lty=2)
mtext(side=4,"Scenario 0",cex=1,line=1)#,line=2.2)
abline(h=0.025)
axis(1,c(1:3),c("lm","t-test","non par."),padj=-0.3,cex.axis=1)#,c("Selection","condPow","Pow"),padj=-0.3,cex.axis=1)
mtext(side=1,"Analysis",cex=1,line=2)#,line=2.2)

dev.off()